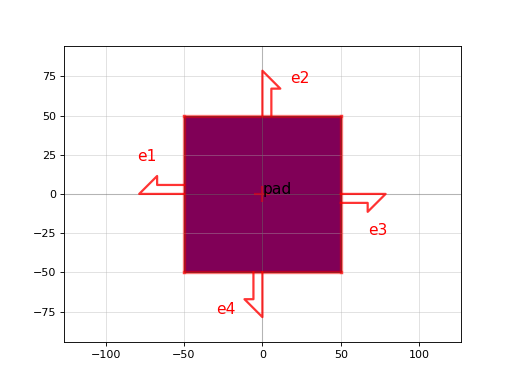

The script that drew this image:
import gdsfactory as gf

c = gf.components.pad(size=[100.0, 100.0], layer='M3', port_inclusion=0)
c.plot()
